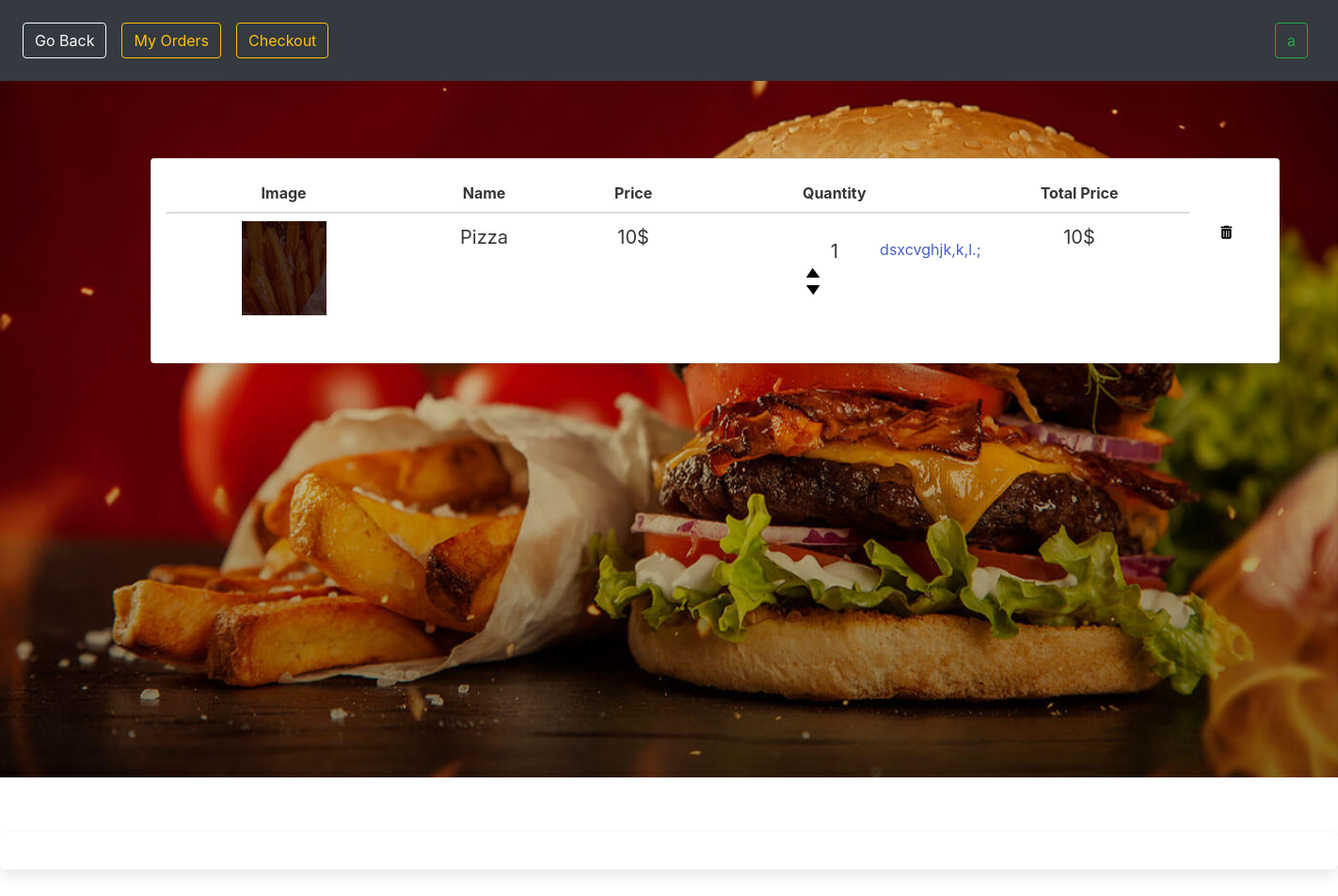
The page /cart/ (signed in) on the database its author committed.
### food/models.py (models this page shows, shortened)
class CartItem(models.Model):
    customer = models.ForeignKey(User, on_delete=models.SET_NULL, null=True, blank=True)
    food = models.ForeignKey(Food, on_delete=models.CASCADE, null=True)
    quantity = models.IntegerField()
    def total_price(self):
        return self.food.price * self.quantity

class Food(models.Model):
    image=models.ImageField()
    name=models.CharField(max_length=200)
    description=models.TextField()
    price=models.IntegerField()
    category=models.ForeignKey(Category, default=None, on_delete=models.CASCADE, null=True)

### food/views.py (the view)
# urls.py: path('cart/', cart, name='cart'),
def cart(request):
    cart_item = CartItem.objects.filter(customer = request.user)
    quantity = sum([item.quantity for item in cart_item])
    total_price = sum([item.total_price() for item in cart_item])
    if not cart_item:
        return redirect('food')
    return render(request, 'cart.html', {'cart_item':cart_item, 'quantity':quantity, 'total_price':total_price})

### templates/cart.html (shortened to what this page needs)
{% load static %}
<!DOCTYPE html>
<html lang="en">
<head>
    <link rel="stylesheet" href="https://cdn.jsdelivr.net/npm/bootstrap@4.3.1/dist/css/bootstrap.min.css"
>
    <link rel="stylesheet" href="https://cdn.jsdelivr.net/npm/bulma@0.9.4/css/bulma.min.css">
    <link rel="stylesheet" href="https://cdnjs.cloudflare.com/ajax/libs/font-awesome/6.2.0/css/all.min.css"
 />
</head>
<body>
    <nav class="navbar navbar-expand-lg navbar-dark bg-dark">
        <div class="collapse navbar-collapse" id="navbarColor01">
            {% if user.is_authenticated %}
            <ul class="navbar-nav mr-auto">
                <li class="nav-item active">
                    <a class="nav-link" href="{% url 'food' %}">
                        <button class="btn btn-outline-light my-2 my-sm-0" type="submit">Go Back</button>
                    </a>
                </li>
                <li class="nav-item">
                    <a class="nav-link" href="{% url 'orders' %}">
                        <button class="btn btn-outline-warning my-2 my-sm-0" type="submit">My Orders</button>
                    </a>
                </li>
                <li class="nav-item">
                    <a class="nav-link" href="{% url 'order' %}">
                        <button class="btn btn-outline-warning my-2 my-sm-0" type="submit">Checkout</button>
                    </a>
                </li>
            </ul>
            <a class="nav-link">
                <button class="btn btn-outline-success my-2 my-sm-0" type="submit">{{ user }}</button>
            </a>
            {% else %}
            <a class="nav-link" href="{% url 'sign_up' %}">
                <button class="btn btn-outline-danger my-2 my-sm-0" type="submit">Sign Up</button>
            </a>
            {% endif %}
        </div>
    </nav>
    <img src="{% static 'images/header_bg.jpg' %}" style="position:relative; width:1600px; height:740px;">
    <div style="position:relative; ">
        <div class="has-text-centered" style="position:relative; left:200px; top:30px;">
        </div>
        <div class="box"></div>
        <div class="card p-4" style="position:relative; width:1200px; bottom:780px; left:160px;">
            <div class="content" style="position:relative;">
                <table class="table has-text-centered">
                    <thead>
                        <tr>
                            <th>Image</th>
                            <th>Name</th>
                            <th>Price</th>
                            <th>Quantity</th>
                            <th>Total Price</th>
                        </tr>
                    </thead>
                    {% for item in cart_item %}
                    <tbody>
                        <tr>
                            <td>
                                <img src="{{ item.food.image.url }}"
                                    style="position:relative; width:90px; height:100px;">
                            </td>
                            <td style="position:relative; font-size:20px;">{{ item.food.name }}</td>
                            <td style="position:relative; font-size:20px;">{{ item.food.price }}$</td>
                            <td>
                                <p style="position:relative; top:17px; font-size:20px;">
                                    {{ item.quantity }}
                                </p>
                                <div class="arrows" style="position:relative; left:102px; bottom:32px;">
                                    <a href="{% url 'edit_cart_item' item.pk %}?action=add">dsxcvghjk,k,l.;
                                        <img src="{% static 'images/arrow-up.png' %}" class="my-2" style="position:relative; height:10px; display: block;">
                                    </a>
                                    <a href="{% url 'edit_cart_item' item.pk %}?action=take">
                                        <img src="{% static 'images/arrow-down.png' %}" style="position:relative; height:10px; display: block;">
                                    </a>
                                </div>
                            </td>
                            <td style="position:relative; font-size:20px;">{{ item.total_price }}$</td>
                            <td>
                                <a href="{% url 'delete_cart_item' item.pk %}" style="color:black; font-size:14px;">
                                    <i class="fa-solid fa-trash-can"></i>
                                </a>
                            </td>
                        </tr>
                    </tbody>
                    {% endfor %}
                </table>
            </div>
        </div>
    </div>
</body>
</html>

### rows shown on the page
CartItem: food.image (picture), food.name "Pizza", food.price "10", quantity "1", total_price "10"

### other values the page prints
{{ user }} "a"
